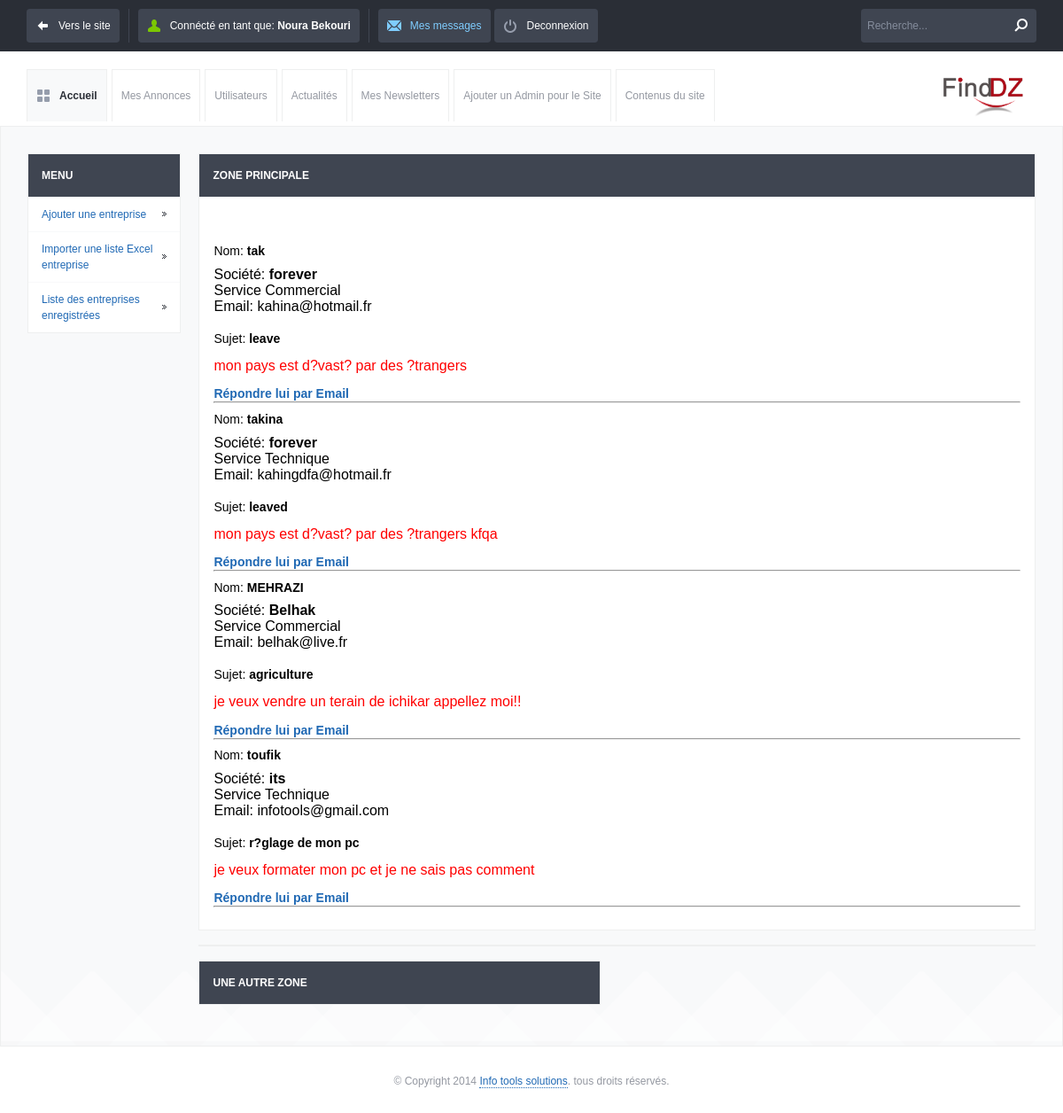
The page /its_adm/index.php?page=sub_pages/messages (signed in) on the database its author committed.
### tables this page shows
CREATE TABLE `contact` (
  `id` int(50) NOT NULL,
  `civilite` varchar(50) NOT NULL,
  `nom` varchar(50) NOT NULL,
  `societe` varchar(50) NOT NULL,
  `service` varchar(50) NOT NULL,
  `email` varchar(50) NOT NULL,
  `sujet` varchar(50) NOT NULL,
  `message` varchar(400) NOT NULL
);

### its_adm/sub_pages/messages.php (the view)
<?php
echo '<br/>';echo '<br/>';
$sql=$bdd->query("SELECT * FROM contact");
while($resultat=$sql->fetch())
{
	echo '<h2>Nom:    <strong>'.$resultat["nom"].'</strong></h2>';
	echo 'Société:    <strong>'.$resultat["societe"].'</strong><br/>';
	echo $resultat["service"].'<br/>';
	echo 'Email:     '.$resultat["email"].'<br/><br/>';
	echo '<h2>Sujet:    <strong>'.$resultat["sujet"].'</strong><br/></p>';
	echo '<font size="3" color="red">'.$resultat["message"].'</font><br/></p>';
	echo '<div id"mail">';
	echo '<a class="nav" href="mailto:'.$resultat["email"].'" target="_blank"><strong> Répondre lui  par Email</strong> </a></div>';
	echo'<hr>';
	}
?>

### its_adm/css/style.css (style rules this page uses)
*, html, body, div, dl, dt, dd, ul, ol, li, h1, h2, h3, h4, h5, h6, pre, form, label, fieldset, input, p, blockquote, th, td { margin: 0; padding: 0; }
address, caption, cite, code, dfn, em, strong, th, var { font-style: normal; font-weight: normal; }
h1, h2, h3, h4, h5, h6 { font-weight: normal; }
strong { font-weight: bold; }
a { text-decoration: none; }
body { font-size: 1em; }
h1, h2, h3, h4, h5, h6 { margin-bottom: 0.625em; }
body, form { font-family: "Droid Sans", Helvetica, Arial, sans-serif; line-height: 1.125em; }
h2 { font-size: 0.875em; }
a { color: #2069b4; }

### rows shown on the page
contact: nom "tak", societe "forever", service "Service Commercial", email "kahina@hotmail.fr", sujet "leave", message "mon pays est d?vast? par des ?trangers"
contact: nom "takina", societe "forever", service "Service Technique", email "kahingdfa@hotmail.fr", sujet "leaved", message "mon pays est d?vast? par des ?trangers kfqa"
contact: nom "MEHRAZI", societe "Belhak", service "Service Commercial", email "belhak@live.fr", sujet "agriculture", message "je veux vendre un terain de ichikar appellez moi!!"
contact: nom "toufik", societe "its", service "Service Technique", email "infotools@gmail.com", sujet "r?glage de mon pc", message "je veux formater mon pc et je ne sais pas comment"

### other values the page prints
$prenom "Noura"
$nom "Bekouri"
